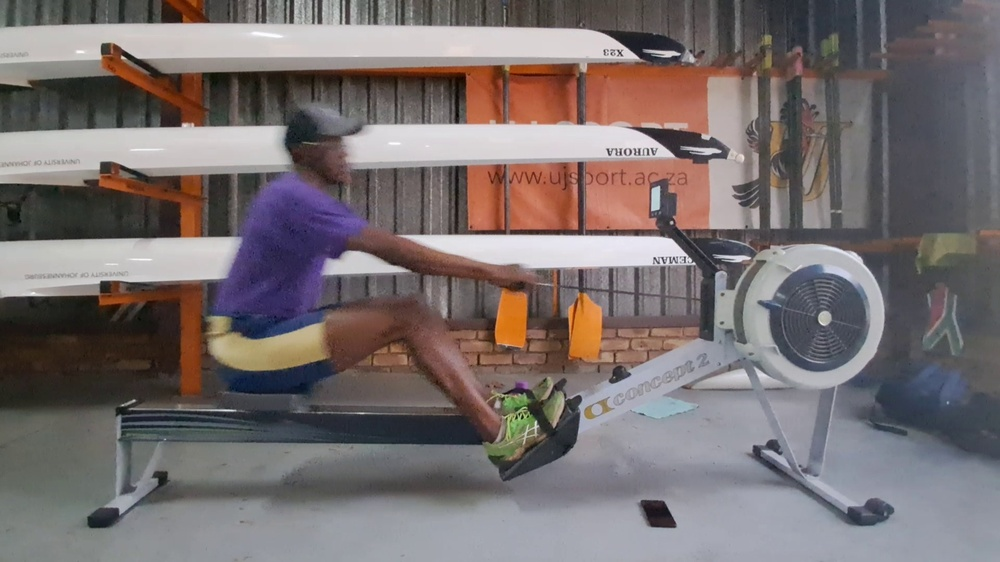
#> input picture HYP Project/src/PipelineOne/frames/frame_0002.jpg, 1000 x 562 px, shrunk from 1920 x 1080 before the run
$ python -i PoseEstimator.py   (imports and definitions only)
#> lines starting #> are read from the running program, lines starting #| are printed output that depends on the picture
import cv2
import numpy as np
from typing import List, Tuple, Dict, Optional

class PoseEstimator:
    """Classical computer vision pose estimation using only OpenCV and NumPy"""

    def __init__(self, alpha: float = 0.05):
        # Background subtraction parameter
        self.alpha = alpha
        self.background_model = None
        self.frame_count = 0

        # Joint names for 13 key body points
        self.joint_names = [
            'head', 'shoulder_left', 'shoulder_right', 'elbow_left', 'elbow_right',
            'wrist_left', 'wrist_right', 'hip_left', 'hip_right', 'knee_left',
            'knee_right', 'ankle_left', 'ankle_right'
        ]
        self.n_joints = len(self.joint_names)

        # Temporal smoothing for joint tracking
        self.joint_history = []
        self.max_history = 5

    def estimate_pose(self, frame: np.ndarray) -> np.ndarray:
        """
        Main pose estimation pipeline
        Returns: array of shape (n_joints, 2) with (x, y) coordinates
        """
        # Step 1: Background subtraction to isolate athlete
        athlete_mask = self._extract_athlete_silhouette(frame)

        # Step 2: Contour detection and analysis
        contours = self._detect_contours(athlete_mask)

        # Step 3: Find main body contour
        body_contour = self._find_body_contour(contours, frame.shape)

        if body_contour is None:
            return self._get_fallback_pose(frame.shape)

        # Step 4: Extract skeleton structure
        skeleton_points = self._extract_skeleton_from_contour(body_contour, frame.shape)

        # Step 5: Fit anatomical model
        joint_positions = self._fit_anatomical_model(skeleton_points, body_contour, frame.shape)

        # Step 6: Temporal smoothing
        smoothed_joints = self._temporal_smoothing(joint_positions)

        return smoothed_joints

    def _extract_athlete_silhouette(self, frame: np.ndarray) -> np.ndarray:
        """Extract athlete silhouette using background subtraction"""
        gray_frame = cv2.cvtColor(frame, cv2.COLOR_BGR2GRAY) if len(frame.shape) == 3 else frame

        # Initialize background model on first frame
        if self.background_model is None:
            self.background_model = gray_frame.astype(np.float32)
            return np.zeros(gray_frame.shape, dtype=np.uint8)

        # Update background model using running average
        self.background_model = (1 - self.alpha) * self.background_model + self.alpha * gray_frame

        # Calculate absolute difference
        diff = np.abs(gray_frame.astype(np.float32) - self.background_model)

        # Threshold to create binary mask
        threshold = np.mean(diff) + 2 * np.std(diff)
        athlete_mask = (diff > threshold).astype(np.uint8) * 255

        # Morphological operations to clean up mask
        athlete_mask = self._morphological_cleanup(athlete_mask)

        self.frame_count += 1
        return athlete_mask

    # [11 lines left out: function _morphological_cleanup, not called in this run]

    def _detect_contours(self, binary_mask: np.ndarray) -> List[np.ndarray]:
        """Detect contours in binary mask"""
        contours, _ = cv2.findContours(binary_mask, cv2.RETR_EXTERNAL, cv2.CHAIN_APPROX_SIMPLE)
        return contours

    def _find_body_contour(self, contours: List[np.ndarray], frame_shape: Tuple[int, int]) -> Optional[np.ndarray]:
        """Find the main body contour based on size and shape criteria"""
        if not contours:
            return None

        h, w = frame_shape[:2]
        min_area = (h * w) * 0.01  # At least 1% of frame area
        max_area = (h * w) * 0.5  # At most 50% of frame area

        valid_contours = []

        for contour in contours:
            area = cv2.contourArea(contour)
            if area < min_area or area > max_area:
                continue

            # Filter by aspect ratio
            x, y, cw, ch = cv2.boundingRect(contour)
            aspect_ratio = ch / (cw + 1e-8)

            if 0.5 < aspect_ratio < 3.0:  # Reasonable aspect ratio for seated person
                valid_contours.append((contour, area))

        if not valid_contours:
            return None

        # Return largest valid contour
        return max(valid_contours, key=lambda x: x[1])[0]

    # [97 lines left out: functions _extract_skeleton_from_contour, _fit_anatomical_model, _temporal_smoothing, not called in this run]

    def _get_fallback_pose(self, frame_shape: Tuple[int, int]) -> np.ndarray:
        """Return fallback pose when detection fails"""
        if self.joint_history:
            return self.joint_history[-1].copy()
        else:
            h, w = frame_shape[:2]
            return self._generate_default_pose(h, w)

    def _generate_default_pose(self, h: int, w: int) -> np.ndarray:
        """Generate default seated rowing pose"""
        joints = np.zeros((self.n_joints, 2))
        center_x, center_y = w // 2, h // 2

        # Default seated rowing position
        joints[0] = [center_x, center_y - 0.3 * h]  # head
        joints[1] = [center_x - 0.1 * w, center_y - 0.2 * h]  # left shoulder
        joints[2] = [center_x + 0.1 * w, center_y - 0.2 * h]  # right shoulder
        joints[3] = [center_x - 0.15 * w, center_y - 0.1 * h]  # left elbow
        joints[4] = [center_x + 0.15 * w, center_y - 0.1 * h]  # right elbow
        joints[5] = [center_x - 0.2 * w, center_y]  # left wrist
        joints[6] = [center_x + 0.2 * w, center_y]  # right wrist
        joints[7] = [center_x - 0.05 * w, center_y + 0.1 * h]  # left hip
        joints[8] = [center_x + 0.05 * w, center_y + 0.1 * h]  # right hip
        joints[9] = [center_x - 0.05 * w, center_y + 0.25 * h]  # left knee
        joints[10] = [center_x + 0.05 * w, center_y + 0.25 * h]  # right knee
        joints[11] = [center_x - 0.05 * w, center_y + 0.4 * h]  # left ankle
        joints[12] = [center_x + 0.05 * w, center_y + 0.4 * h]  # right ankle

        return joints

>>> import cv2
>>> picture = cv2.imread('../../HYP Project/src/PipelineOne/frames/frame_0002.jpg')
#> picture is the input picture: shape (562, 1000, 3); mean B, G, R 111.3, 111, 119.6
>>> result = PoseEstimator().estimate_pose(picture)
#> in _extract_athlete_silhouette, `gray_frame = cv2.cvtColor(frame, cv2.COLOR_BGR2GRAY) if len(frame.shap..`:
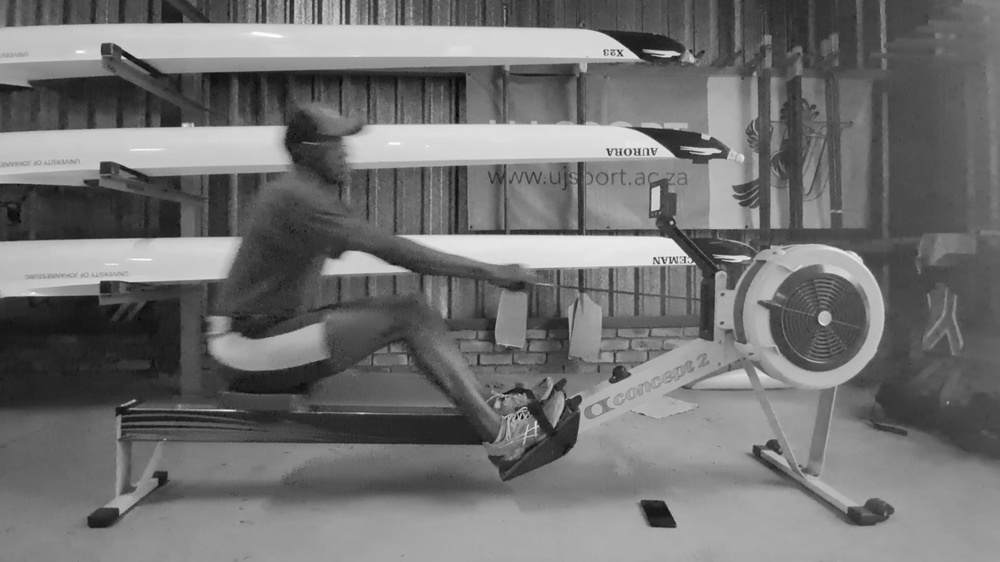
#> gray_frame: shape (562, 1000); min 2, max 255, mean 113.6
#> in estimate_pose, `athlete_mask = self._extract_athlete_silhouette(frame)`: athlete_mask: shape (562, 1000); every value is 0
#> in _detect_contours, `contours, _ = cv2.findContours(binary_mask, cv2.RETR_EXTERNAL, cv2.CHA..`: contours = []
#> result = 13 rows, first 8: [500, 112.4], [400, 168.6], [600, 168.6], [350, 224.8], [650, 224.8], [300, 281], [700, 281], [450, 337.2]

$ run again, on HYP Project/src/PipelineOne/frames/frame_0007.jpg
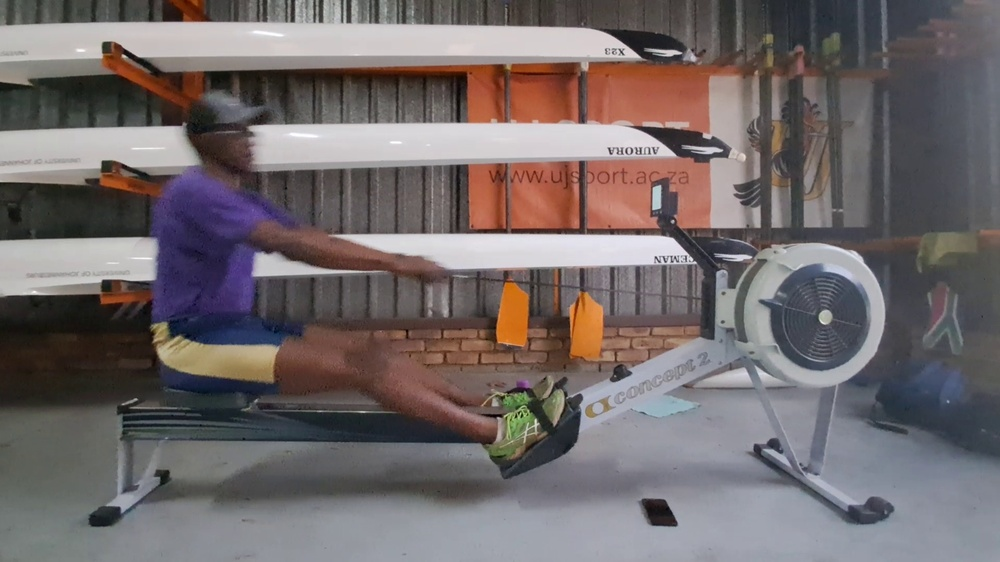
#> input picture HYP Project/src/PipelineOne/frames/frame_0007.jpg, 1000 x 562 px, shrunk from 1920 x 1080 before the run
#> picture is the input picture: shape (562, 1000, 3); mean B, G, R 106.6, 105.8, 113.9
#> in _extract_athlete_silhouette, `gray_frame = cv2.cvtColor(frame, cv2.COLOR_BGR2GRAY) if len(frame.shap..`:
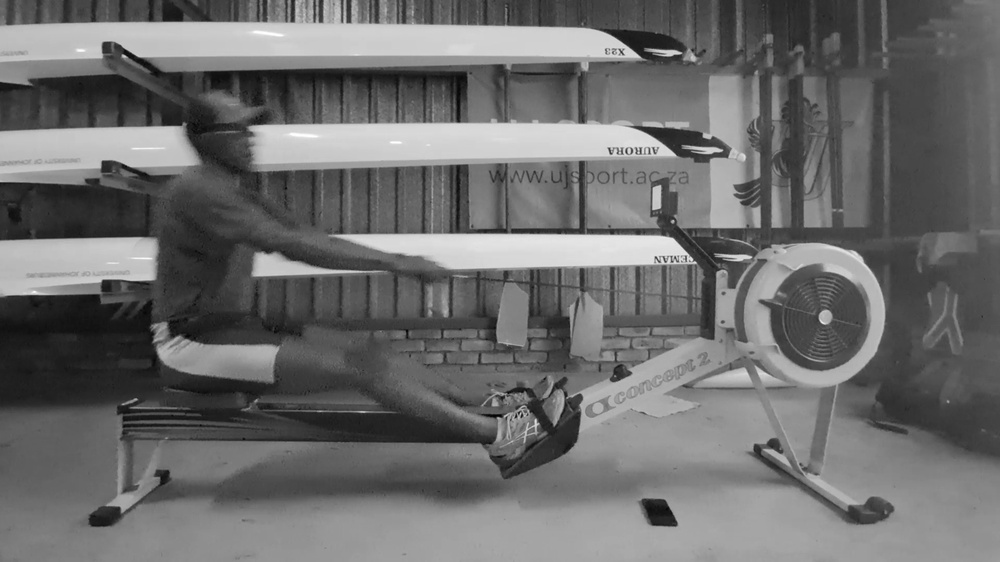
#> gray_frame: shape (562, 1000); min 3, max 255, mean 108.3
#> athlete_mask: shape (562, 1000); every value is 0
#> in _detect_contours, `contours, _ = cv2.findContours(binary_mask, cv2.RETR_EXTERNAL, cv2.CHA..`: contours = []
#> result = 13 rows, first 8: [500, 112.4], [400, 168.6], [600, 168.6], [350, 224.8], [650, 224.8], [300, 281], [700, 281], [450, 337.2]
